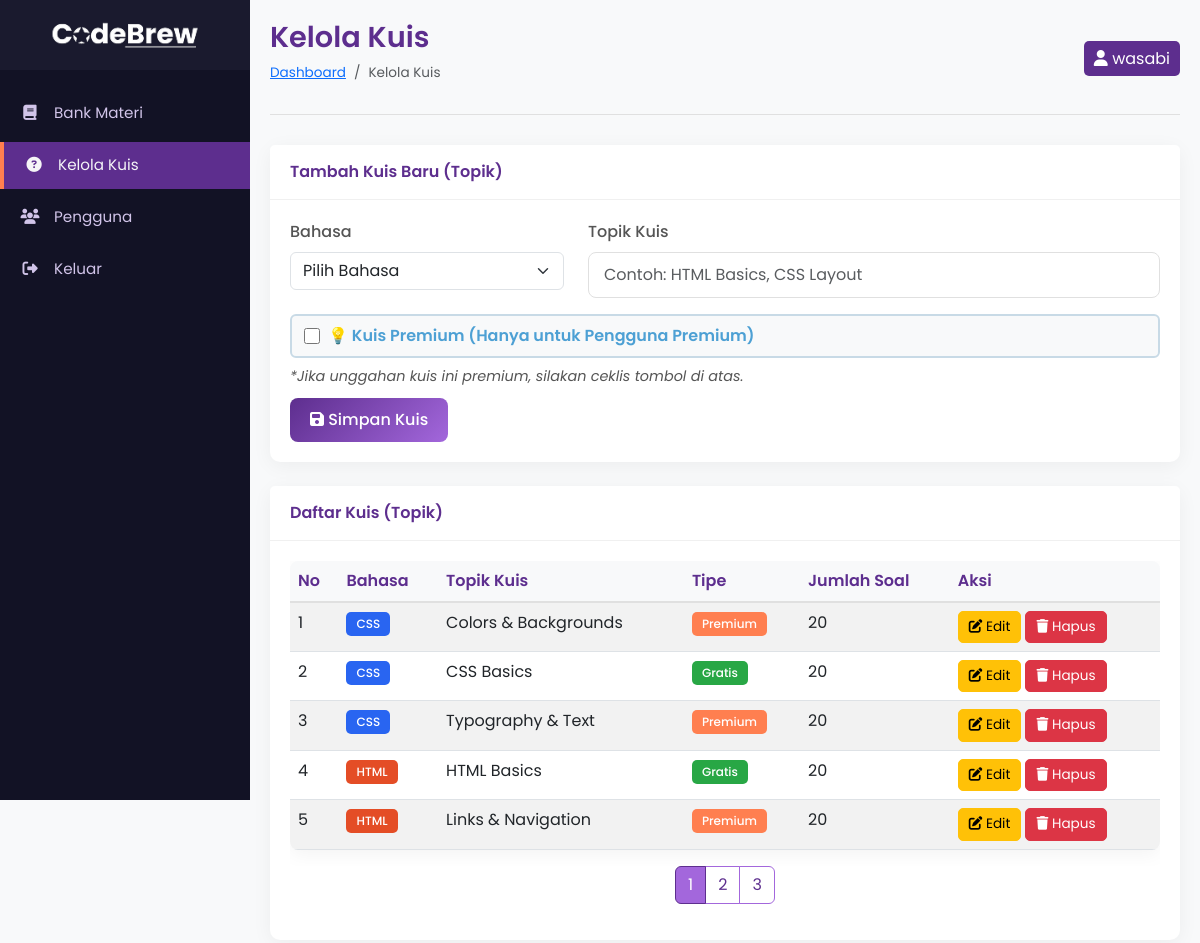
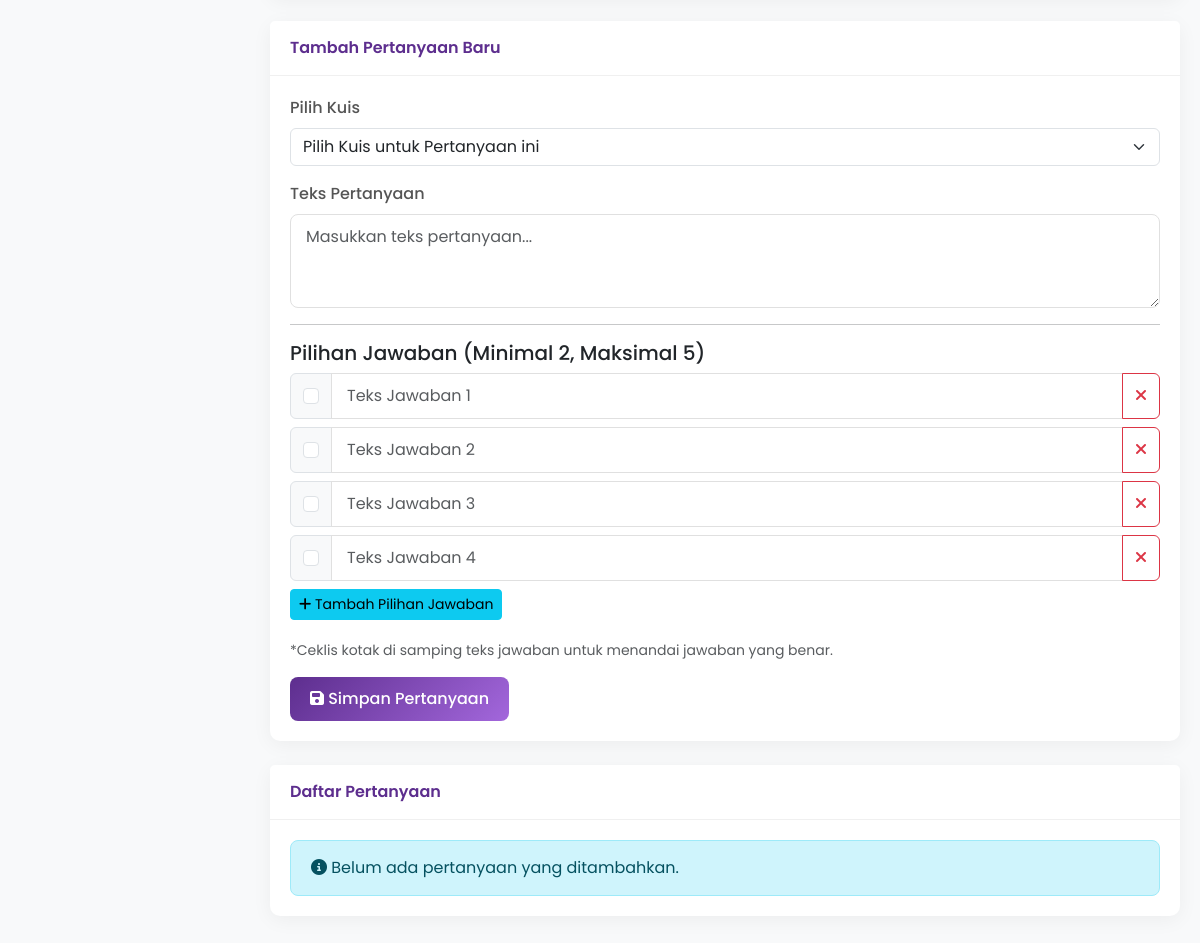
Before: /admin/manage_quiz.php?pertanyaan_page=24 (signed in) with the older database file (2 pictures, top to bottom).
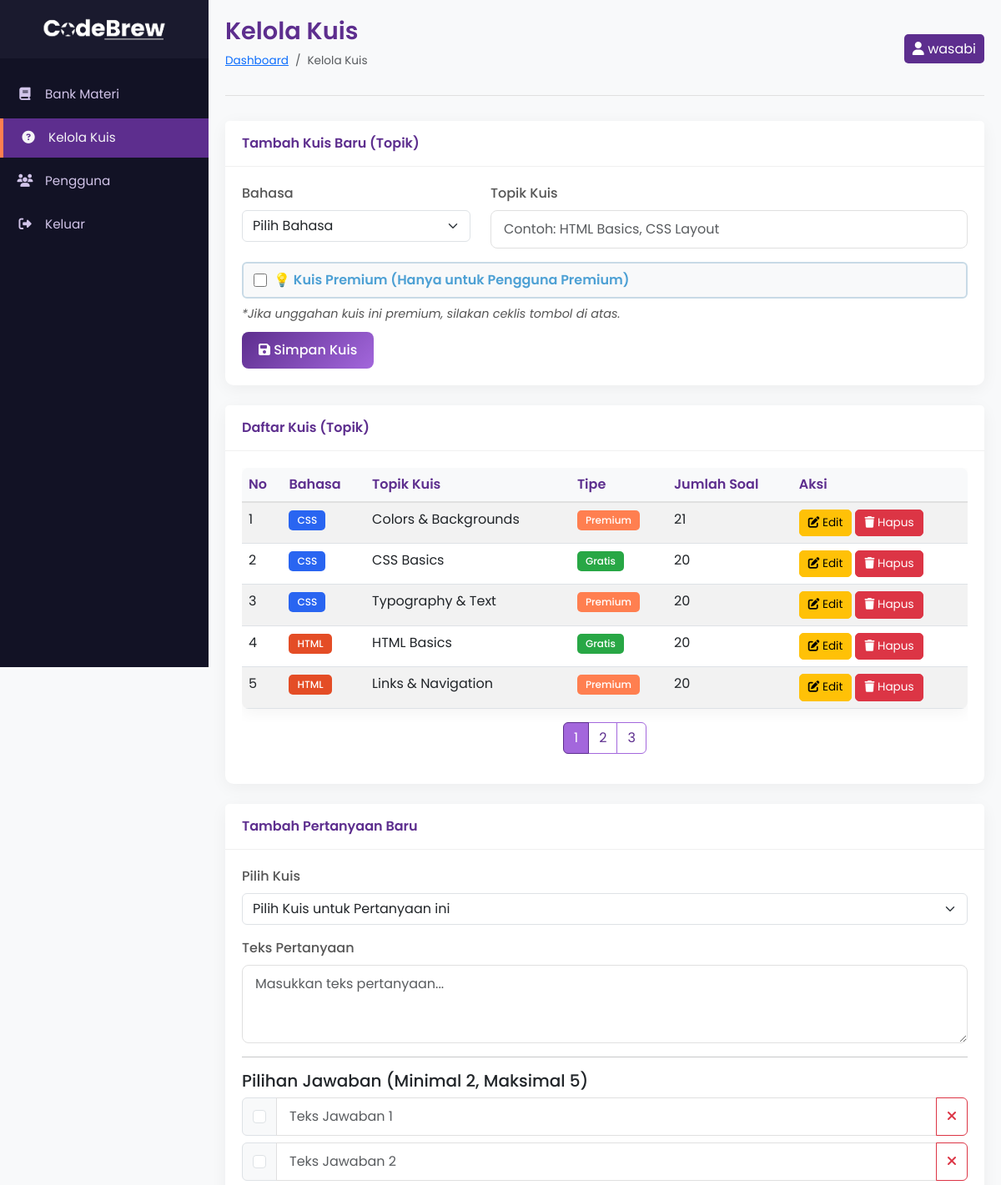
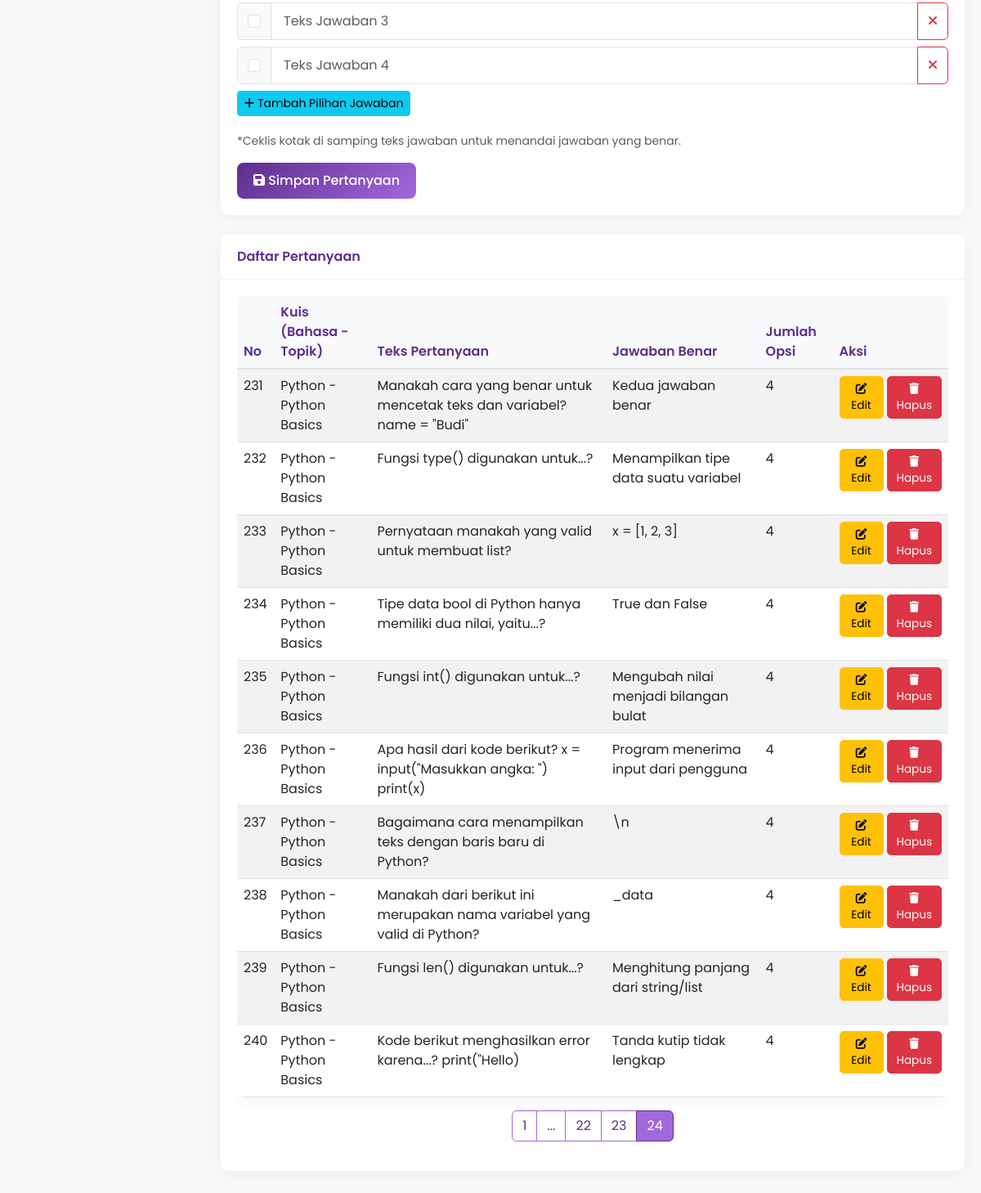
After: the same page with the newer database file (2 pictures, top to bottom).
### tables this page shows
CREATE TABLE `quizzes` (
  `quiz_id` int(11) NOT NULL,
  `language` varchar(50) NOT NULL,
  `topic` varchar(255) NOT NULL,
  `is_premium` tinyint(1) DEFAULT 0,
  `admin_id` int(11) DEFAULT NULL,
  `created_at` datetime DEFAULT current_timestamp(),
  `updated_at` datetime DEFAULT current_timestamp() ON UPDATE current_timestamp(),
  `total_questions` int(11) DEFAULT 0
);

CREATE TABLE `questions` (
  `question_id` int(11) NOT NULL,
  `quiz_id` int(11) NOT NULL,
  `question_text` text NOT NULL,
  `question_type` varchar(50) DEFAULT 'multiple_choice',
  `admin_id` int(11) DEFAULT NULL,
  `created_at` datetime DEFAULT current_timestamp(),
  `updated_at` datetime DEFAULT current_timestamp() ON UPDATE current_timestamp()
);

### admin/manage_quiz.php (the view, shortened to what the rows shown need)
<?php
include_once '../connection.php';
$kuis_per_page = 5;
$pertanyaan_per_page = 10;
$kuis_page = isset($_GET['kuis_page']) ? max(1, intval($_GET['kuis_page'])) : 1;
$pertanyaan_page = isset($_GET['pertanyaan_page']) ? max(1, intval($_GET['pertanyaan_page'])) : 1;
$kuis_offset = ($kuis_page - 1) * $kuis_per_page;
$pertanyaan_offset = ($pertanyaan_page - 1) * $pertanyaan_per_page;
$quizzes_data = [];
$quizResult = $conn->query("SELECT quiz_id, language, topic, is_premium, total_questions FROM quizzes ORDER BY language, topic LIMIT $kuis_per_page OFFSET $kuis_offset");
if ($quizResult) {
    while ($row = $quizResult->fetch_assoc()) {
        $quizzes_data[] = $row;
    }
}
$questions_data = [];
$questionResult = $conn->query("
    SELECT
        q.question_id,
        q.question_text,
        qz.language,
        qz.topic,
        GROUP_CONCAT(CASE WHEN a.is_correct = 1 THEN a.answer_text ELSE NULL END SEPARATOR ' || ') AS correct_answers_text,
        COUNT(a.answer_id) AS total_answers
    FROM questions q
    JOIN quizzes qz ON q.quiz_id = qz.quiz_id
    LEFT JOIN answers a ON q.question_id = a.question_id
    GROUP BY q.question_id
    ORDER BY qz.language, qz.topic, q.question_id
    LIMIT $pertanyaan_per_page OFFSET $pertanyaan_offset
");
if ($questionResult) {
    while ($row = $questionResult->fetch_assoc()) {
        $questions_data[] = $row;
    }
}
?>
<!DOCTYPE html>
<html lang="id">
<head>
    <link rel="stylesheet" href="https://cdnjs.cloudflare.com/ajax/libs/font-awesome/6.4.0/css/all.min.css">
    <link href="https://cdn.jsdelivr.net/npm/bootstrap@5.3.0-alpha1/dist/css/bootstrap.min.css" rel="stylesheet">
</head>
<body>
    <div class="main-content">
        <div class="content-header">
            <div class="d-flex justify-content-between align-items-center">
                <div>
                    <h1>Kelola Kuis</h1>
                </div>
            </div>
        </div>
        <div class="card mb-4">
            <div class="card-body">
                <?php if (!empty($quizzes_data)): ?>
                    <div class="table-responsive">
                        <table class="table table-striped table-hover">
                            <thead>
                                <tr>
                                    <th>No</th>
                                    <th>Bahasa</th>
                                    <th>Topik Kuis</th>
                                    <th>Tipe</th>
                                    <th>Jumlah Soal</th>
                                    <th>Aksi</th>
                                </tr>
                            </thead>
                            <tbody>
                                <?php
                                $no = 1 + $kuis_offset;
                                foreach ($quizzes_data as $quiz_row):
                                    $badgeClass = 'badge-';
                                    switch ($quiz_row['language']) {
                                        case 'HTML':
                                            $badgeClass .= 'html';
                                            break;
                                        case 'CSS':
                                            $badgeClass .= 'css';
                                            break;
                                    }
                                ?>
                                    <tr>
                                        <td><?php echo $no++; ?></td>
                                        <td><span class="badge <?php echo $badgeClass; ?>"><?php echo htmlspecialchars($quiz_row['language']); ?></span></td>
                                        <td><?php echo htmlspecialchars($quiz_row['topic']); ?></td>
                                        <td>
                                            <span class="badge <?php echo ($quiz_row['is_premium'] ? 'badge-premium' : 'badge-free'); ?>">
                                                <?php echo ($quiz_row['is_premium'] ? 'Premium' : 'Gratis'); ?>
                                            </span>
                                        </td>
                                        <td><?php echo htmlspecialchars($quiz_row['total_questions']); ?></td>
                                        <td>
                                            <div class="d-flex gap-1">
                                                <a href="manage_quiz.php?edit_quiz=<?php echo $quiz_row['quiz_id']; ?>" class="btn btn-sm btn-warning table-action-btn">
                                                    <i class="fas fa-edit"></i> Edit
                                                </a>
                                                <button type="button" onclick="confirmDeleteQuiz(<?php echo $quiz_row['quiz_id']; ?>)" class="btn btn-sm btn-danger table-action-btn">
                                                    <i class="fas fa-trash"></i> Hapus
                                                </button>
                                            </div>
                                        </td>
                                    </tr>
                                <?php endforeach; ?>
                            </tbody>
                        </table>
                    </div>
                <?php else: ?>
                    <div class="alert alert-info mb-0">
                        <i class="fas fa-info-circle"></i> Belum ada kuis yang ditambahkan.
                    </div>
                <?php endif; ?>
            </div>
        </div>
        <div class="card mb-4">
            <div class="card-body">
                <?php if (!empty($questions_data)): ?>
                    <div class="table-responsive">
                        <table class="table table-striped table-hover">
                            <thead>
                                <tr>
                                    <th>No</th>
                                    <th>Kuis (Bahasa - Topik)</th>
                                    <th>Teks Pertanyaan</th>
                                    <th>Jawaban Benar</th>
                                    <th>Jumlah Opsi</th>
                                    <th>Aksi</th>
                                </tr>
                            </thead>
                            <tbody>
                                <?php
                                $no = 1 + $pertanyaan_offset;
                                foreach ($questions_data as $q_row):
                                ?>
                                    <tr>
                                        <td><?php echo $no++; ?></td>
                                        <td><?php echo htmlspecialchars($q_row['language'] . ' - ' . $q_row['topic']); ?></td>
                                        <td><?php echo htmlspecialchars($q_row['question_text']); ?></td>
                                        <td><?php echo htmlspecialchars($q_row['correct_answers_text'] ?: 'N/A'); ?></td>
                                        <td><?php echo htmlspecialchars($q_row['total_answers']); ?></td>
                                        <td>
                                            <div class="d-flex gap-1">
                                                <a href="manage_quiz.php?edit_question=<?php echo $q_row['question_id']; ?>" class="btn btn-sm btn-warning table-action-btn">
                                                    <i class="fas fa-edit"></i> Edit
                                                </a>
                                                <button type="button" onclick="confirmDeleteQuestion(<?php echo $q_row['question_id']; ?>)" class="btn btn-sm btn-danger table-action-btn">
                                                    <i class="fas fa-trash"></i> Hapus
                                                </button>
                                            </div>
                                        </td>
                                    </tr>
                                <?php endforeach; ?>
                            </tbody>
                        </table>
                    </div>
                <?php else: ?>
                    <div class="alert alert-info mb-0">
                        <i class="fas fa-info-circle"></i> Belum ada pertanyaan yang ditambahkan.
                    </div>
                <?php endif; ?>
            </div>
        </div>
    </div>
</body>
</html>

Changed rows visible on the page:
changed quizzes "Colors & Backgrounds": total_questions "20" → "21"
added questions: quiz.topic "Python - Python Basics", question_text "Manakah cara yang benar untuk mencetak teks dan variabel? name = \"Budi\"", correct_answers_text "Kedua jawaban benar", total_answers "4"
added questions: quiz.topic "Python - Python Basics", question_text "Fungsi type() digunakan untuk...?", correct_answers_text "Menampilkan tipe data suatu variabel", total_answers "4"
added questions: quiz.topic "Python - Python Basics", question_text "Pernyataan manakah yang valid untuk membuat list?", correct_answers_text "x = [1, 2, 3]", total_answers "4"
added questions: quiz.topic "Python - Python Basics", question_text "Tipe data bool di Python hanya memiliki dua nilai, yaitu...?", correct_answers_text "True dan False", total_answers "4"
added questions: quiz.topic "Python - Python Basics", question_text "Fungsi int() digunakan untuk...?", correct_answers_text "Mengubah nilai menjadi bilangan bulat", total_answers "4"
added questions: quiz.topic "Python - Python Basics", question_text "Apa hasil dari kode berikut? x = input(\"Masukkan angka: \") print(x)", correct_answers_text "Program menerima input dari pengguna", total_answers "4"
added questions: quiz.topic "Python - Python Basics", question_text "Bagaimana cara menampilkan teks dengan baris baru di Python?", correct_answers_text "\\n", total_answers "4"
added questions: quiz.topic "Python - Python Basics", question_text "Manakah dari berikut ini merupakan nama variabel yang valid di Python?", correct_answers_text "_data", total_answers "4"
added questions: quiz.topic "Python - Python Basics", question_text "Fungsi len() digunakan untuk...?", correct_answers_text "Menghitung panjang dari string/list", total_answers "4"
added questions: quiz.topic "Python - Python Basics", question_text "Kode berikut menghasilkan error karena...? print(\"Hello)", correct_answers_text "Tanda kutip tidak lengkap", total_answers "4"
Other visible differences:
text no longer shown: "Belum ada pertanyaan yang ditambahkan."
text now shown: "No Kuis (Bahasa - Topik) Teks Pertanyaan Jawaban Benar Jumlah Opsi Aksi"
new list line: "1"
new list line: "... 22"
new list line: "23"
new list line: "24"
